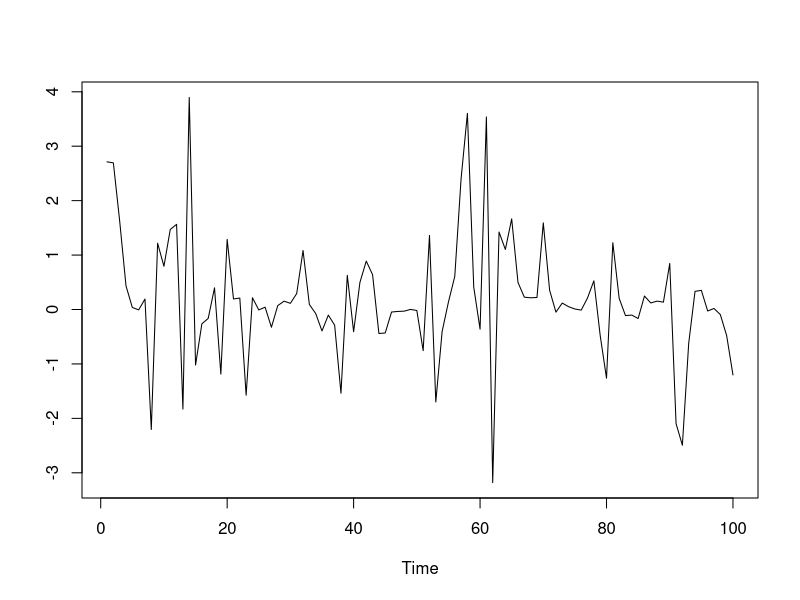
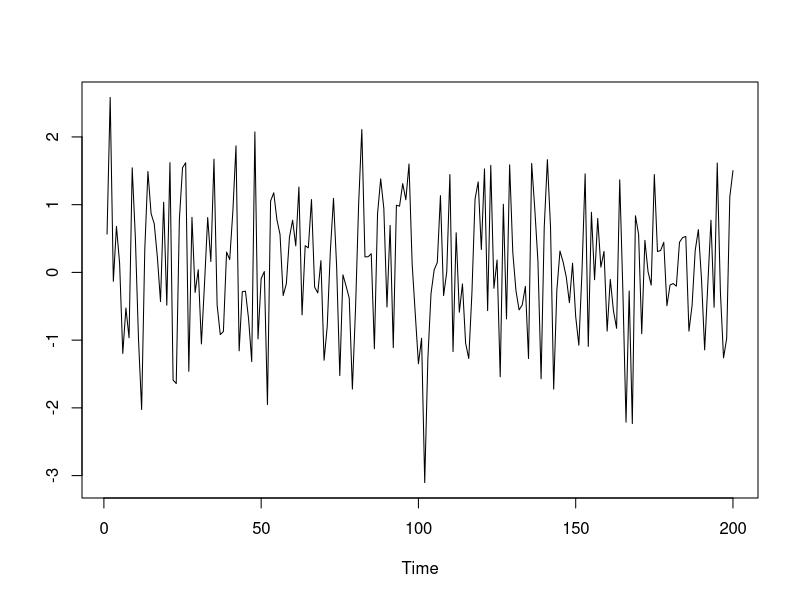
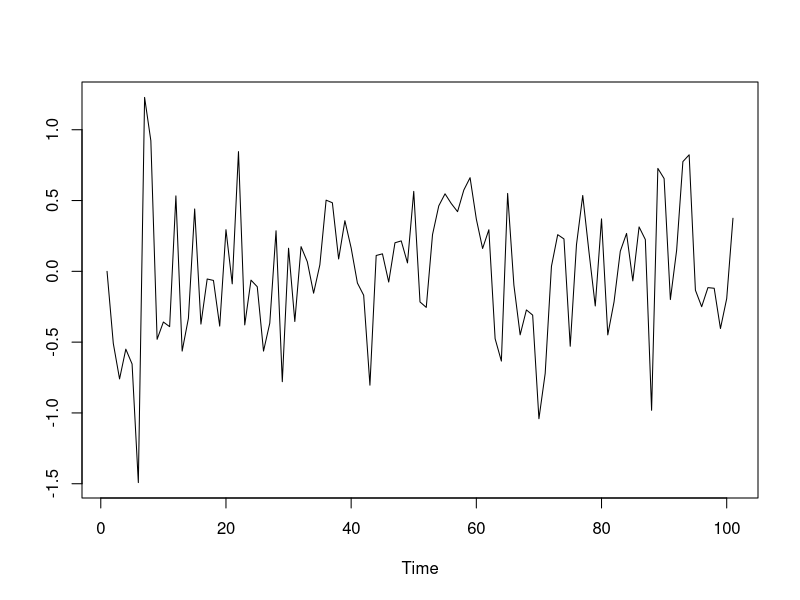

Write R code to recreate these figures, in order.
## ---- chunk 1
knitr::opts_knit$set(root.dir = 'C:/Users/neide/Documents/GitHub/BEwebinar/Data')
## ---- chunk 2
n <- 101
z <- rnorm(n)
x <- z[-n]*z[-1]
plot(ts(x),xlab="Time",ylab="")
#acf(x)
## ---- chunk 3
n <- 100
z <- rnorm(n)
y <- runif(n,-3^(1/2),3^(1/2))
x <- matrix(t(cbind(y,z)),ncol=1)
plot(ts(x),xlab="Time",ylab="")
#acf(x)
## ---- chunk 4
n <- 101
z <- rnorm(n)
alpha <- .2
beta <- .3
x <- 0
for(t in 2:n) { x <- c(x,z[t]*sqrt(alpha + beta*x[t-1]^2)) }
plot(ts(x),xlab="Time",ylab="")
#acf(x)
